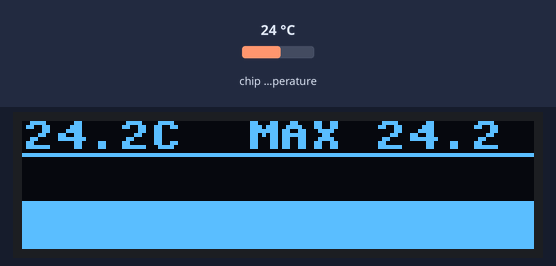
Bench run of a program on a simulated Raspberry Pi Pico running MicroPython. Shown: 128×32 one-colour display. Inputs (shaded band) come from the test bench; at power-on: chip temperature 24 °C. Library files of the repository ran but are not shown: ssd1306.py.

Above: at 1.2 s.
1.3 s: chip temperature set to 1 °C
At 1.47 s:
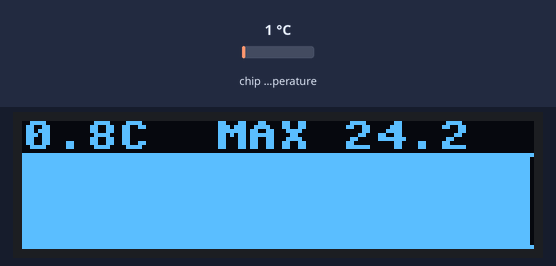
2.8 s: chip temperature set to 11 °C
At 2.99 s:
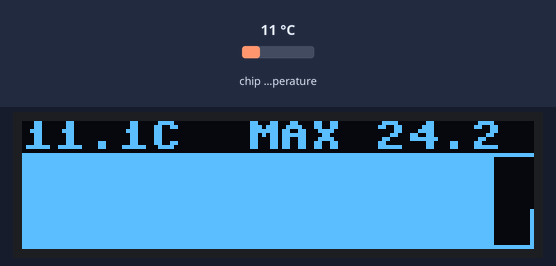
4.4 s: chip temperature set to 22 °C
At 4.51 s:
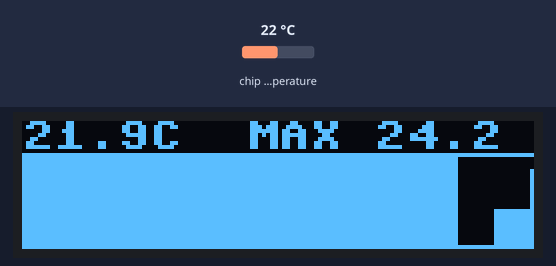
Timing chart, 0 to 7.4 s (numbered marks = the images above; inputs shaded):
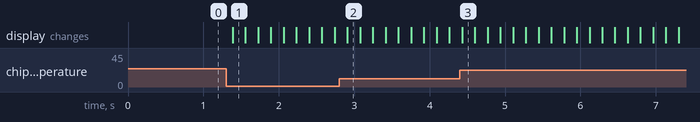

Measured:
- after the input at 1.3 s, the display: changes after 0.09 s (image 1)

The program:

thermo.py
```python
# Live temperature sparkline on a 128x32 SSD1306.
#
# Reads the RP2040's on-die temperature sensor (ADC channel 4) and scrolls a
# filled area chart. Pinch the chip and the trace climbs within a second or two,
# which is the whole point: cause and effect you can see.
#
# SoftI2C on GP0/GP1 - the RP2040 hardware I2C block does not work with this
# display. See the README.
from machine import Pin, SoftI2C, ADC
from ssd1306 import SSD1306_I2C
import time

W, H = 128, 32
HEADER_H = 9                 # text row plus the rule under it
GRAPH_TOP = HEADER_H
GRAPH_H = H - GRAPH_TOP      # 23 px of chart

SAMPLE_MS = 150              # ~6.7 samples/sec -> 128 px is ~19 s of history
OVERSAMPLE = 32              # the sensor is noisy; average it down
MIN_SPAN_C = 2.0             # never zoom in tighter than this, or noise fills the screen

CONV = 3.3 / 65535           # 16-bit ADC reading -> volts

i2c = SoftI2C(sda=Pin(0), scl=Pin(1), freq=400_000)
oled = SSD1306_I2C(W, H, i2c, addr=0x3C)
sensor = ADC(4)


def read_temp():
    """Datasheet transfer function, oversampled to calm the noise."""
    total = 0
    for _ in range(OVERSAMPLE):
        total += sensor.read_u16()
    volts = (total / OVERSAMPLE) * CONV
    return 27 - (volts - 0.706) / 0.001721


def draw(history, now, peak):
    lo, hi = min(history), max(history)
    span = hi - lo
    if span < MIN_SPAN_C:                    # keep a stable window when it's flat
        mid = (lo + hi) / 2
        lo, hi = mid - MIN_SPAN_C / 2, mid + MIN_SPAN_C / 2
        span = MIN_SPAN_C

    oled.fill(0)
    oled.text("%.1fC  MAX %.1f" % (now, peak), 0, 0)
    oled.hline(0, HEADER_H - 1, W, 1)

    # newest sample enters from the right
    x0 = W - len(history)
    for i, value in enumerate(history):
        scaled = int((value - lo) / span * (GRAPH_H - 1))
        y = GRAPH_TOP + GRAPH_H - 1 - scaled
        oled.vline(x0 + i, y, H - y, 1)      # fill to the bottom edge

    oled.show()


def main():
    first = read_temp()
    history = [first] * W                    # start full and flat, so the rise reads clearly
    peak = first

    while True:
        now = read_temp()
        history.append(now)
        del history[0]
        if now > peak:
            peak = now
        draw(history, now, peak)
        time.sleep_ms(SAMPLE_MS)


try:
    main()
except KeyboardInterrupt:
    oled.fill(0)
    oled.show()
```
